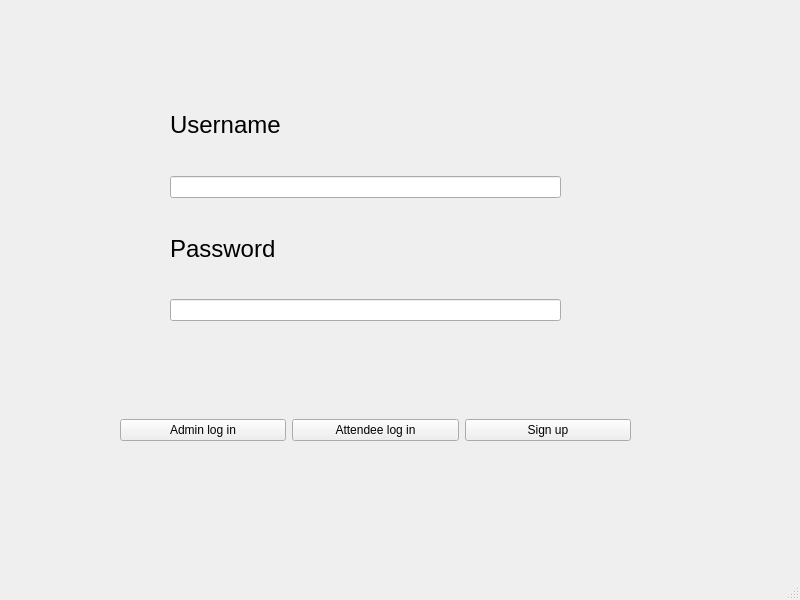
<?xml version="1.0" encoding="UTF-8"?>
<ui version="4.0">
 <class>MainWindow</class>
 <widget class="QMainWindow" name="MainWindow">
  <property name="geometry">
   <rect>
    <x>0</x>
    <y>0</y>
    <width>800</width>
    <height>600</height>
   </rect>
  </property>
  <property name="windowTitle">
   <string>Log in</string>
  </property>
  <widget class="QWidget" name="centralwidget">
   <widget class="QWidget" name="verticalLayoutWidget">
    <property name="geometry">
     <rect>
      <x>170</x>
      <y>80</y>
      <width>391</width>
      <height>241</height>
     </rect>
    </property>
    <layout class="QVBoxLayout" name="verticalLayout">
     <item>
      <widget class="QLabel" name="label_username">
       <property name="font">
        <font>
         <pointsize>18</pointsize>
        </font>
       </property>
       <property name="text">
        <string>Username</string>
       </property>
      </widget>
     </item>
     <item>
      <widget class="QLineEdit" name="lineEdit_account"/>
     </item>
     <item>
      <widget class="QLabel" name="label_password">
       <property name="font">
        <font>
         <pointsize>18</pointsize>
        </font>
       </property>
       <property name="text">
        <string>Password</string>
       </property>
      </widget>
     </item>
     <item>
      <widget class="QLineEdit" name="lineEdit_password"/>
     </item>
    </layout>
   </widget>
   <widget class="QWidget" name="horizontalLayoutWidget">
    <property name="geometry">
     <rect>
      <x>120</x>
      <y>390</y>
      <width>511</width>
      <height>80</height>
     </rect>
    </property>
    <layout class="QHBoxLayout" name="horizontalLayout">
     <item>
      <widget class="QPushButton" name="pushButton_admin">
       <property name="text">
        <string>Admin log in</string>
       </property>
      </widget>
     </item>
     <item>
      <widget class="QPushButton" name="pushButton_view">
       <property name="text">
        <string>Attendee log in</string>
       </property>
      </widget>
     </item>
     <item>
      <widget class="QPushButton" name="pushButton_signup">
       <property name="text">
        <string>Sign up</string>
       </property>
      </widget>
     </item>
    </layout>
   </widget>
  </widget>
  <widget class="QMenuBar" name="menubar">
   <property name="geometry">
    <rect>
     <x>0</x>
     <y>0</y>
     <width>800</width>
     <height>22</height>
    </rect>
   </property>
  </widget>
  <widget class="QStatusBar" name="statusbar"/>
 </widget>
 <resources/>
 <connections/>
</ui>
